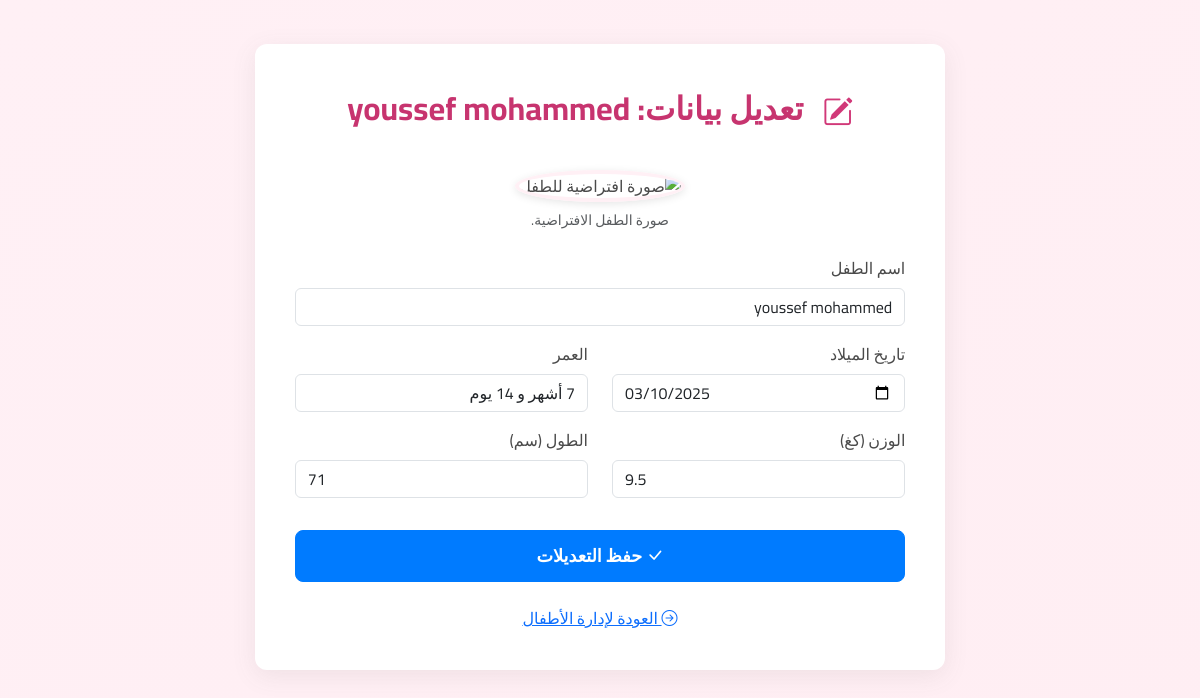
/edit_child.php?id=7 (signed in), run on the app's committed database.
### tables this page shows
CREATE TABLE `children` (
  `id` int NOT NULL,
  `user_id` int NOT NULL,
  `name` varchar(100) NOT NULL,
  `birth_date` date NOT NULL,
  `age` varchar(50) NOT NULL,
  `weight` float NOT NULL,
  `height` float NOT NULL,
  `created_at` timestamp NOT NULL DEFAULT CURRENT_TIMESTAMP,
  `is_archived` tinyint(1) NOT NULL DEFAULT '0'
);

### edit_child.php (the view, shortened to what this page needs)
<?php
$host = 'localhost';
$db   = 'baby_tracker';
$user = 'root';
$pass = '';
$charset = 'utf8mb4';
$dsn = "mysql:host=$host;dbname=$db;charset=$charset";
$options = [
    PDO::ATTR_ERRMODE            => PDO::ERRMODE_EXCEPTION,
    PDO::ATTR_DEFAULT_FETCH_MODE => PDO::FETCH_ASSOC,
    PDO::ATTR_EMULATE_PREPARES   => false,
];
$errors = [];
$success = false;
$child_id_for_form_action = $_GET['id'] ?? null;
try {
    $pdo = new PDO($dsn, $user, $pass, $options);
    $stmt = $pdo->prepare('SELECT * FROM children WHERE id = ? AND user_id = ?');
    $stmt->execute([$child_id_for_form_action, $_SESSION['user_id']]);
    $child = $stmt->fetch();
} catch (PDOException $e) {
    $errors[] = 'خطأ في الاتصال بقاعدة البيانات: ' . $e->getMessage();
}
$default_child_image = 'images/images.jpeg';
?>
<!DOCTYPE html>
<html lang="ar" dir="rtl">
<head>
    <link href="https://cdn.jsdelivr.net/npm/bootstrap@5.3.2/dist/css/bootstrap.rtl.min.css" rel="stylesheet">
    <link rel="stylesheet" href="https://cdn.jsdelivr.net/npm/bootstrap-icons@1.10.5/font/bootstrap-icons.css">
    <link rel="stylesheet" href="https://cdnjs.cloudflare.com/ajax/libs/font-awesome/6.4.0/css/all.min.css">
</head>
<body>
<div class="main-container">
    <div class="dashboard-container">
        <div class="row justify-content-center">
            <div class="col-lg-7 col-md-9 main-box mt-4">
                    <?php if (isset($child)):  ?>
                    <div class="page-header"><i class="bi bi-pencil-square"></i> تعديل بيانات: <?= htmlspecialchars($child['name']) ?></div>
                    <?php else: ?>
                    <div class="page-header"><i class="bi bi-pencil-square"></i> تعديل بيانات الطفل</div>
                    <?php endif; ?>
                    <?php if (isset($child) && !$success):  ?>
                        <div class="current-child-image-container">
                             <img src="<?= htmlspecialchars($default_child_image) ?>" alt="صورة افتراضية للطفل" class="default-image-placeholder">
                             <small class="form-text text-muted d-block mt-2">صورة الطفل الافتراضية.</small>
                        </div>
                        <form method="POST" action="edit_child.php?id=<?= htmlspecialchars($child_id_for_form_action) ?>" autocomplete="off">
                            <div class="mb-3">
                                <label for="name" class="form-label">اسم الطفل</label>
                                <input type="text" name="name" id="name" class="form-control" value="<?= htmlspecialchars($child['name']) ?>" required>
                            </div>
                            <div class="row">
                                <div class="col-md-6 mb-3">
                                    <label for="birth_date" class="form-label">تاريخ الميلاد</label>
                                    <input type="date" name="birth_date" id="birth_date" class="form-control" value="<?= htmlspecialchars($child['birth_date']) ?>" required>
                                </div>
                                <div class="col-md-6 mb-3">
                                    <label for="age" class="form-label">العمر</label>
                                    <input type="text" name="age" id="age" class="form-control" value="<?= htmlspecialchars($child['age']) ?>" required placeholder="مثال: 3 سنوات، 6 أشهر، 10 أيام">
                                </div>
                            </div>
                            <div class="row">
                                <div class="col-md-6 mb-3">
                                    <label for="weight" class="form-label">الوزن (كغ)</label>
                                    <input type="number" name="weight" id="weight" class="form-control" min="0.1" step="0.01" value="<?= htmlspecialchars($child['weight']) ?>" required placeholder="مثال: 3.5">
                                </div>
                                <div class="col-md-6 mb-3">
                                    <label for="height" class="form-label">الطول (سم)</label>
                                    <input type="number" name="height" id="height" class="form-control" min="10" step="0.1" value="<?= htmlspecialchars($child['height']) ?>" required placeholder="مثال: 50">
                                </div>
                            </div>
                            <button type="submit" class="btn btn-save-form mt-3"><i class="bi bi-check-lg"></i> حفظ التعديلات</button>
                            <div class="text-center mt-4">
                                <a href="children.php" class="back-link"><i class="bi bi-arrow-right-circle"></i> العودة لإدارة الأطفال</a>
                            </div>
                        </form>
                    <?php elseif(!isset($child) && empty($errors)): ?>
                        <div class="alert alert-warning text-center">لا يمكن تحميل بيانات الطفل للتعديل.</div>
                    <?php endif; ?>
                </div>
            </div>
        </div>
    </div>
</body>
</html>

### data on the page
children: name "youssef mohammed", birth_date "03/10/2025", age "7 أشهر و 14 يوم", weight "9.5", height "71"
